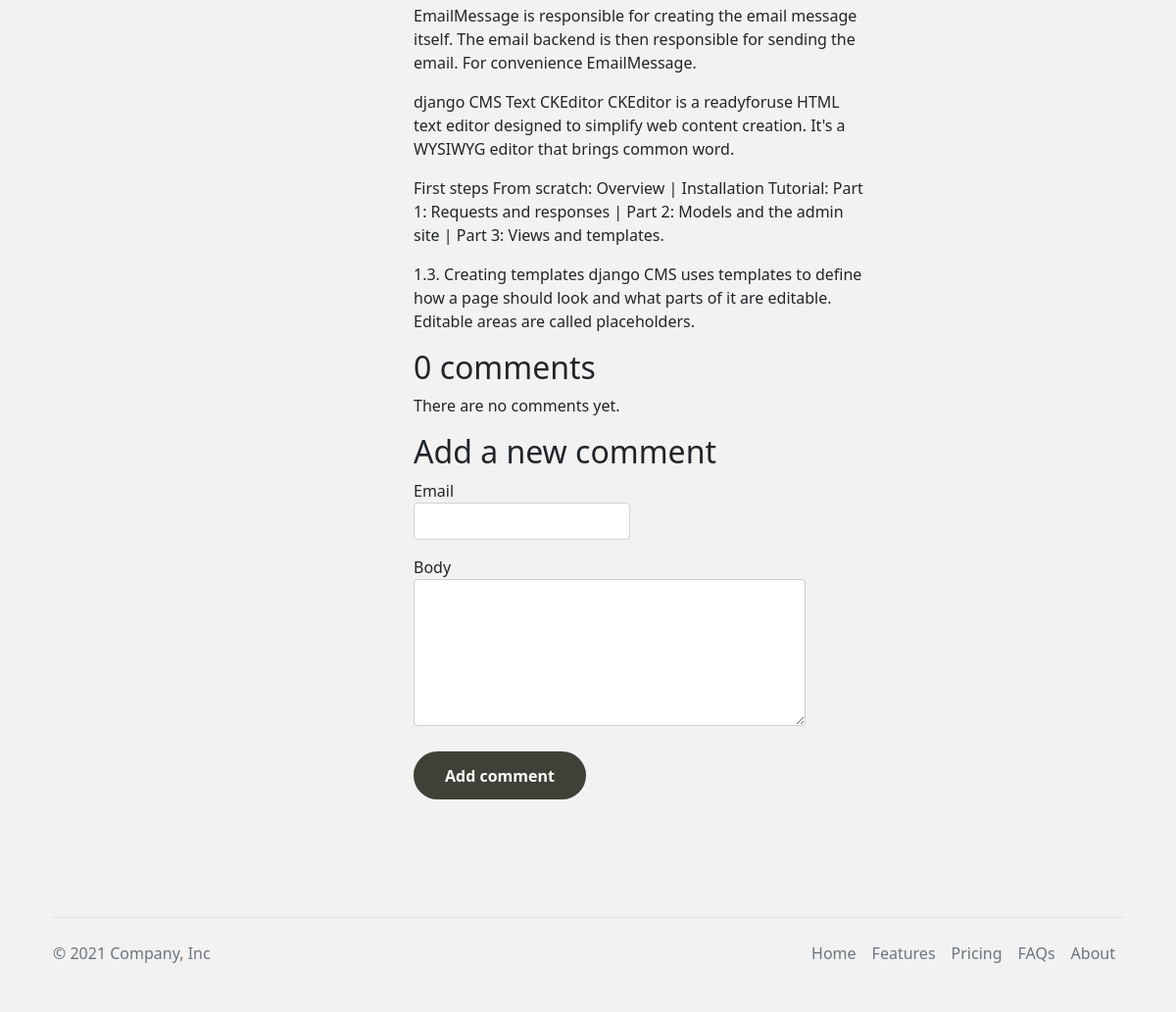
The page /2021/9/25/our-title/ (lower part) on the database as committed earlier.
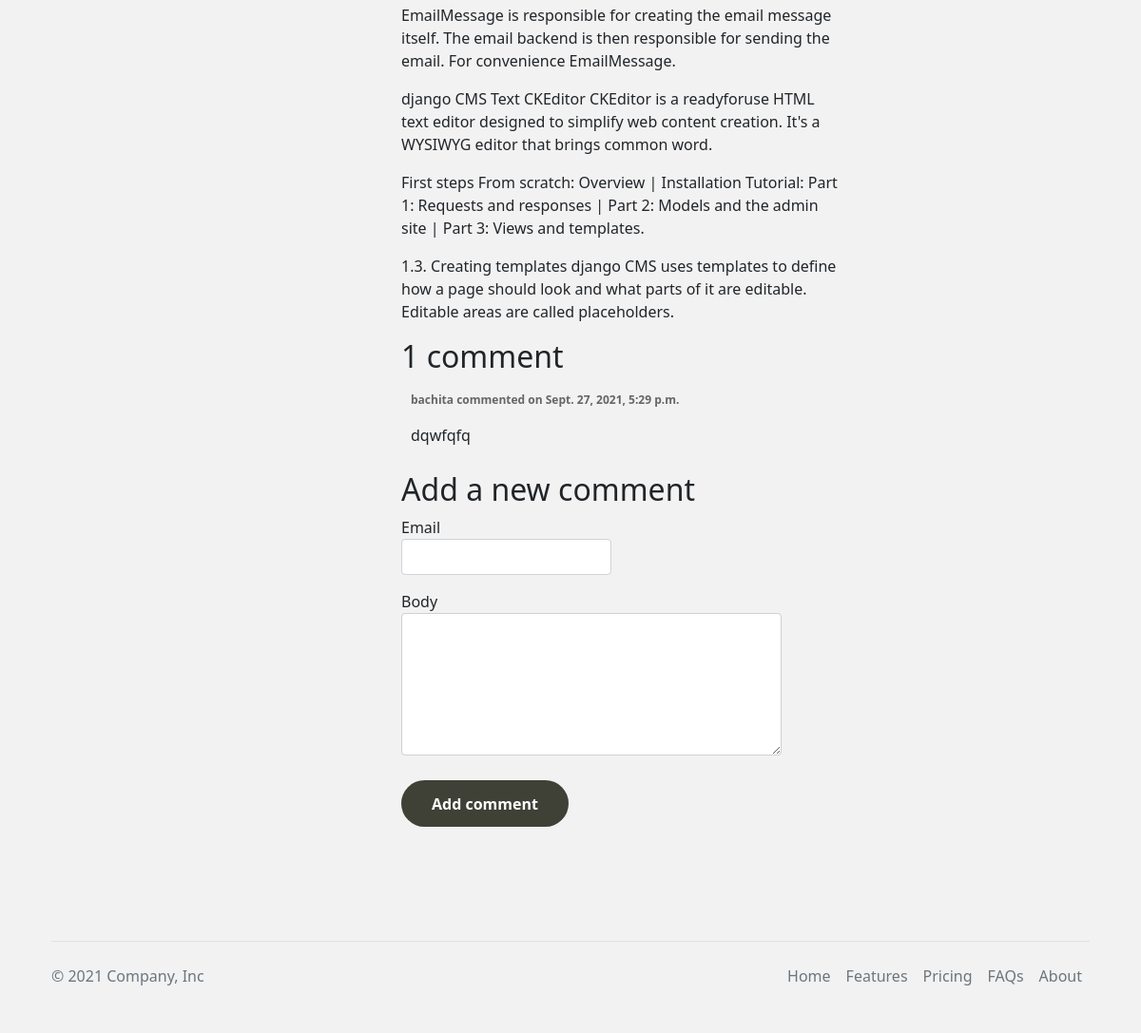
The same page on the database as committed later.
### blog/models.py (models this page shows, shortened)
class Comment(models.Model):
        post = models.ForeignKey(Post,on_delete=models.CASCADE, related_name='comments')
        email = models.EmailField()
        body = models.TextField()
        created = models.DateTimeField(auto_now_add=True)
        updated = models.DateTimeField(auto_now=True)
        active = models.BooleanField(default=True)
        author = models.ForeignKey(User,null=True,
                                   on_delete=models.CASCADE,
                                   related_name='comment_author')
        class Meta:
              ordering = ('created',)

### blog/views.py (the view)
# urls.py: path('<int:year>/<int:month>/<int:day>/<slug:post>/', views.post_detail,name='post_detail'),
def post_detail(request, year, month, day, post):
            post = get_object_or_404(Post, slug=post,
                                     status='published',publish__year=year,
                                     publish__month=month,publish__day=day)
            comments = post.comments.filter(active=True)
            new_comment = None
            comment_form = CommentForm(data=request.POST, )
            if request.method == 'POST':
                if comment_form.is_valid() and  request.user.is_authenticated:
                        new_comment = comment_form.save(commit=False)
                        new_comment.author=request.user
                        new_comment.post = post
                        new_comment.save()
                else:
                    messages.error(request, 'Error creating your comment')
                    return HttpResponseRedirect("/")
            else:
                 comment_form = CommentForm()
            return render(request,
                        'blog/detail.html',
                        {'post': post,
                         'comments': comments,
                         'new_comment': new_comment,
                         'comment_form': comment_form})

### blog/forms.py
class CommentForm(forms.ModelForm):
        class Meta:
            model = Comment
            fields = ('email', 'body',)

### blog/models.py (called while the page is built)
    def __str__(self):
        return self.name

    def get_absolute_url(self):
        return reverse('post_list_by_category',
                       args=[self.slug])

### blog/templates/blog/detail.html (shortened to what this page needs)
{% extends "base.html" %}
{% load static %}
{% load crispy_forms_tags %}
{% block content %}
<div class="row justify-content-start">
<div class="col-md-8">
    <div class="detail_p">
    {{ post.body|safe|linebreaks }}
    </div>
{% with comments.count as total_comments %}
    <h2>
         {{ total_comments }} comment{{ total_comments|pluralize }}
    </h2>
{% endwith %}
{% for comment in comments %}
    <div class="comment">
      <p class="info">
           {{ comment.author }} commented on
          {{ comment.created }}
      </p>
      {{ comment.body|linebreaks }}
    </div>
      {% empty %}
    <p>There are no comments yet.</p>
{% endfor %}
{% if new_comment %}
        <h2>Your comment has been added.</h2>
{% else %}
<h2>Add a new comment</h2>
<div class="row">
    <div class="col-6">
            <form class="comment-form" method="post">
               {{ comment_form|crispy }}
            <p><input type="submit" value="Add comment"></p>
        </form>
    </div>
</div>
{% endif %}
</div>
</div>
{% endblock %}

Rows that differ between the two databases and show on the page:
added Comment: author "bachita", created "Sept. 27, 2021, 5:29 p.m.", body "dqwfqfq"
Other text that changed with them:
{{ total_comments }}: "0" → "1"
text no longer shown: "There are no comments yet."
